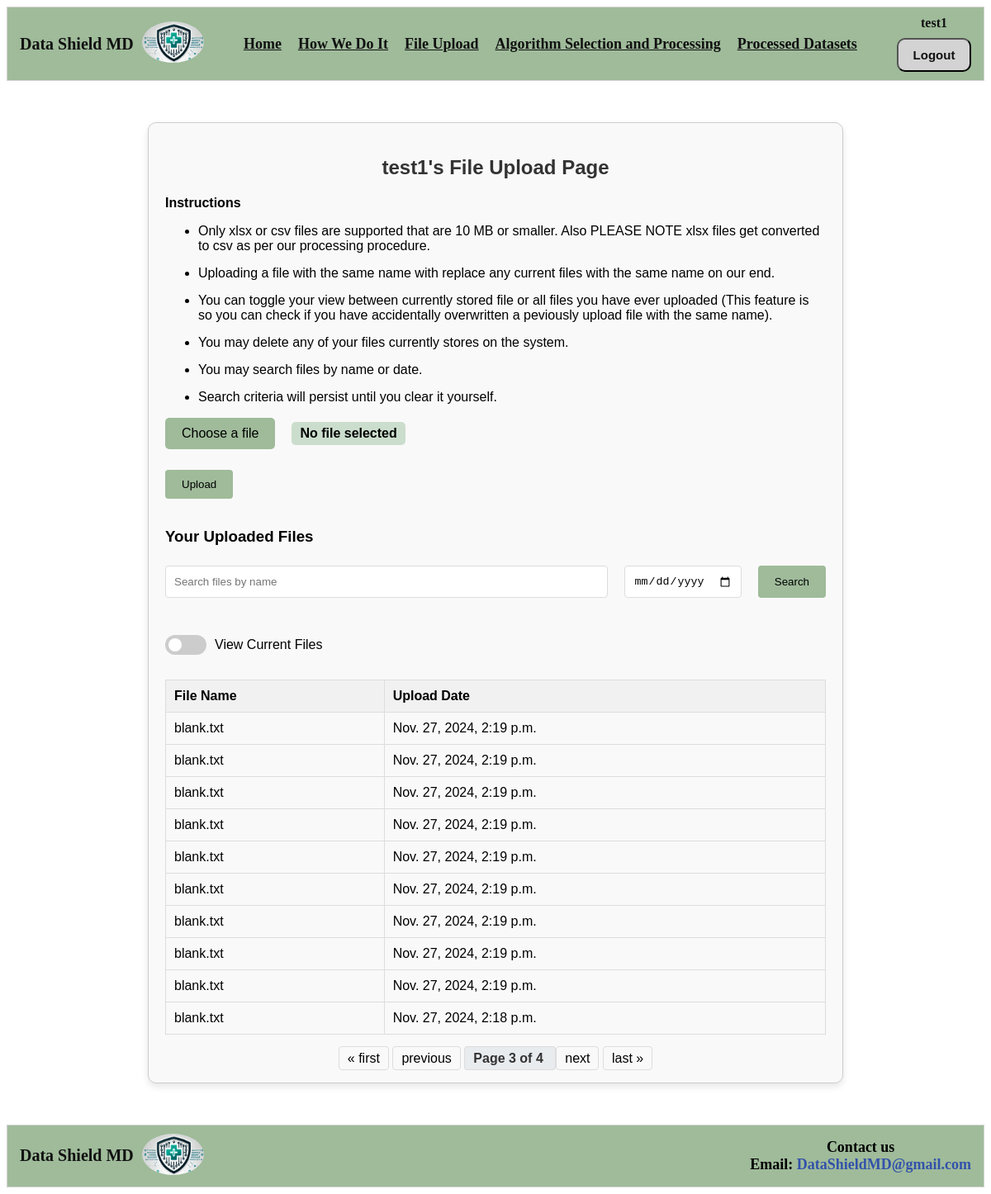
The page /upload/?page=3 (signed in) on the database its author committed.
### DataShieldMDApp/models.py (models this page shows, shortened)
class Dataset(models.Model):
    user = models.ForeignKey(User, on_delete=models.CASCADE)  # Links to the auth_user table
    filename = models.CharField(max_length=255)  # Original file name
    upload_date = models.DateTimeField(auto_now_add=True)  # Timestamp of upload
    file_path = models.CharField(max_length=255)  # Path to the uploaded file

### DataShieldMDApp/views.py (the view, shortened to what this page needs)
# urls.py: path('upload/', views.upload_file, name='upload_file'),
@login_required
def upload_file(request):
    form = FileUploadForm()
    if request.method == 'POST':
        if 'file' in request.FILES:
            form = FileUploadForm(request.POST, request.FILES)
            if form.is_valid():
                file = form.cleaned_data['file']
                user_dir = os.path.join(settings.MEDIA_ROOT, request.user.username, 'uploads')
                os.makedirs(user_dir, exist_ok=True)
                saved_filename = handle_uploaded_file(file, user_dir)
                Dataset.objects.create(
                    user=request.user,
                    filename=saved_filename,
                    file_path=os.path.join(user_dir, saved_filename)
                )
                messages.success(request, f"{file} was successfully uploaded!")
                return redirect('upload_file')  # Refresh the page
            else:
                messages.error(request, "Something went wrong uploading your file. Please try again.")
        elif 'delete_file' in request.POST:
            file_to_delete = request.POST.get('delete_file')
            user_dir = os.path.join(settings.MEDIA_ROOT, request.user.username, 'uploads')
            file_path = os.path.join(user_dir, file_to_delete)
            if os.path.exists(file_path):
                os.remove(file_path)
                messages.success(request, f"Your file was successfully deleted!")
            return redirect('upload_file')
            messages.error(request, "No file was selected for upload. Please try again.")
    else:
        form = FileUploadForm()
    search_query = request.GET.get('search', '')
    search_date = request.GET.get('search_date', '')
    view_mode = request.GET.get('view_mode', '')
    uploaded_files = Dataset.objects.filter(user=request.user).order_by('-upload_date')
    if search_query:
        uploaded_files = uploaded_files.filter(filename__icontains=search_query)
    if search_date:
        try:
            search_date_obj = datetime.strptime(search_date, '%Y-%m-%d')
            uploaded_files = uploaded_files.filter(upload_date__date=search_date_obj.date())
        except ValueError:
            pass
    paginator = Paginator(uploaded_files, 10)
    page_number = request.GET.get('page')
    page_obj = paginator.get_page(page_number)
    return render(request, 'file_upload.html', {
        'form': form,
        'page_obj': page_obj,
        'search_query': search_query,
        'search_date': search_date,
        'view_mode': view_mode,
    })

### DataShieldMDApp/forms.py (shortened to what this page needs)
class FileUploadForm(forms.Form):
    file = forms.FileField(required=True,label="Select a file")
    MAX_FILE_SIZE = 10 * 1024 * 1024
    """
    Simple custom validation for uploaded file type and size constraints.
    """

### DataShieldMDApp/templates/file_upload.html (shortened to what this page needs)
{% extends 'partials/base.html' %}
{% block content %}
<div class="file-upload-container">
    <h2>{{ user.username }}'s File Upload Page</h2>
    <p><b>Instructions</b></p>
    <ul>
        <li>Only xlsx or csv files are supported that are 10 MB or smaller. Also PLEASE NOTE xlsx files get converted to csv as per our processing procedure.</li>
        <li>Uploading a file with the same name with replace any current files with the same name on our end.</li>
        <li>You can toggle your view between currently stored file or all files you have ever uploaded (This feature is so you can check if you have accidentally overwritten a peviously upload file with the same name).</li>
        <li>You may delete any of your files currently stores on the system.</li>
        <li>You may search files by name or date.</li>
        <li>Search criteria will persist until you clear it yourself.</li>
    </ul>
    <form method="post" enctype="multipart/form-data">
        <div class="file-upload">
            <label for="file-input" class="file-label">Choose a file</label>
            <span id="file-name">No file selected</span>
        </div>
        <button type="submit" class="btn">Upload</button>
    </form>
    <h3>Your Uploaded Files</h3>
    <form method="get" class="search-form">
        <div class="search-row">
            <input type="text" name="search" placeholder="Search files by name" value="{{ request.GET.search }}">
            <input type="date" name="search_date" placeholder="Search by date" value="{{ request.GET.search_date }}">
            <button type="submit" class="btn">Search</button>
        </div>
        <div class="toggle-switch">
            <label class="switch">
                <span class="slider"></span>
            </label>
            <span>View Current Files</span>
        </div>
    </form>
    <table>
        <thead>
            <tr>
                <th>File Name</th>
                <th>Upload Date</th>
            </tr>
        </thead>
        <tbody>
            {% for file in page_obj.object_list %}
            <tr>
                <td>{{ file.filename }}</td>
                <td>{{ file.upload_date }}</td>
            </tr>
            {% empty %}
            <tr>
                <td colspan="{% if view_mode == 'current' %}3{% else %}2{% endif %}" class="empty">No files found</td>
            </tr>
            {% endfor %}
        </tbody>
    </table>
    <div class="pagination">
        <span class="step-links">
            {% if page_obj.has_previous %}
                <a href="?page=1{% if search_query %}&search={{ search_query }}{% endif %}">&laquo; first</a>
                <a href="?page={{ page_obj.previous_page_number }}{% if search_query %}&search={{ search_query }}{% endif %}">previous</a>
            {% endif %}
            <span class="current">
                Page {{ page_obj.number }} of {{ page_obj.paginator.num_pages }}
            </span>
            {% if page_obj.has_next %}
                <a href="?page={{ page_obj.next_page_number }}{% if search_query %}&search={{ search_query }}{% endif %}">next</a>
                <a href="?page={{ page_obj.paginator.num_pages }}{% if search_query %}&search={{ search_query }}{% endif %}">last &raquo;</a>
            {% endif %}
        </span>
    </div>
</div>
{% endblock %}

### DataShieldMDApp/templates/partials/header.html
{% load static %}
<nav class="navbar-header">
    <div class="logo-section">
        <span>Data Shield MD</span>
        <div class="logo">
            <a href="{% url 'home' %}">
                <img src="{% static 'img/DataShieldMDlogo.jpg' %}" alt="Data Shield MD Logo">
            </a>
        </div>
    </div>
    <div class="center-section">
        {% if user.is_authenticated %}
            <ul>
                <li><a href="{% url 'home' %}">Home</a></li>
                <li><a href="{% url 'how_we_do_it' %}">How We Do It</a></li>
                <li><a href="{% url 'upload_file' %}">File Upload</a></li>
                <li><a href="{% url 'algorithm_selection' %}">Algorithm Selection and Processing</a></li>
                <li><a href="{% url 'processed_datasets' %}">Processed Datasets</a></li>
            </ul>
        {% else %}
            <ul>
                <li><a href="{% url 'home' %}">Home</a></li>
                <li><a href="{% url 'how_we_do_it' %}">How We Do It</a></li>
            </ul>
        {% endif %}
    </div>
    <div class="auth-section">
        {% if user.is_authenticated %}
            <div class="user-info">
                <span class="username">{{ user.username }}</span>
                <button class="auth-btn"><a href="{% url 'logout' %}">Logout</a></button>
            </div>
        {% else %}
            <button class="auth-btn"><a href="{% url 'login' %}">Login</a></button>
            <button class="auth-btn"><a href="{% url 'register' %}">Register</a></button>
        {% endif %}
    </div>
</nav>

### DataShieldMDApp/static/css/style.css (style rules this page uses)
.navbar-header { background-color: #9fbb9a; font-family: calibri; display: flex; justify-content: space-between; align-items: center; padding: 10px 15px; border: 1px solid lightgray; }
.logo-section { display: flex; align-items: center; }
.logo-section .logo img { width: 75px; height: 50px; border-radius: 65%; margin-left: 10px; }
.logo-section span { font-size: 20px; font-weight: 600; color: #111111; }
.user-info { display: flex; flex-direction: column; align-items: center; gap: 5px; }
.username { font-size: 16px; font-weight: bold; color: #111111; margin-bottom: 4px; }
.center-section ul { display: flex; gap: 20px; list-style: none; padding: 0; margin: 0; }
.center-section li a { color: #111111; font-size: 18px; font-weight: bold; text-decoration: none; transition: color 0.3s ease; text-decoration: underline; }
.auth-section { display: flex; align-items: center; gap: 10px; }
.auth-btn { font-size: 0.9rem; cursor: pointer; background-color: lightgray; border-radius: 10px; padding: 10px; width: 90px; transition: background-color 0.3s ease; }
.auth-btn a { color: #111111; font-weight: bold; font-size: 15px; text-decoration: none; }
.file-upload-container { max-width: 800px; margin: 50px auto; padding: 20px; background: #f9f9f9; border: 1px solid #ccc; border-radius: 10px; box-shadow: 0 4px 8px rgba(0, 0, 0, 0.1); font-family: Arial, sans-serif; }
.file-upload-container h2 { text-align: center; color: #333; margin-bottom: 20px; }
.file-upload-container form { margin-bottom: 30px; }
.file-upload-container form input, .file-upload-container form button { padding: 10px; margin: 5px 0; border: 1px solid #ddd; border-radius: 4px; }
.file-upload-container form input[type="text"] { width: calc(100% - 22px); }
.file-upload-container .btn { background-color: #9fbb9a; color: #000000; cursor: pointer; border: none; border-radius: 4px; padding: 10px 20px; transition: background-color 0.3s ease; }
.file-upload-container .search-form { display: flex; justify-content: space-between; gap: 10px; }
.file-upload-container .search-form input { flex-grow: 1; margin-right: 10px; }
.file-upload-container table { width: 100%; border-collapse: collapse; margin-top: 20px; }
.file-upload-container table th, .file-upload-container table td { border: 1px solid #ddd; padding: 10px; text-align: left; }
.file-upload-container table th { background-color: #f1f1f1; }
.file-upload-container table tr:nth-child(even) { background-color: #f9f9f9; }
.file-upload { display: flex; align-items: center; gap: 10px; margin-bottom: 20px; }
.file-label { padding: 10px 20px; background-color: #9fbb9a; color: #000000; border: none; border-radius: 5px; cursor: pointer; transition: background-color 0.3s ease; }
#file-name { font-weight: bold; font-size: 16px; color: #000000; background-color: #cbddcc; padding: 5px 10px; border-radius: 5px; margin-left: 10px; display: inline-block; }
.pagination { margin-top: 20px; display: flex; justify-content: center; gap: 10px; }
.pagination .step-links a { color: #000000; text-decoration: none; padding: 5px 10px; border: 1px solid #ddd; border-radius: 4px; transition: background-color 0.3s ease; }
.pagination .step-links .current { font-weight: bold; padding: 5px 10px; border: 1px solid #ddd; border-radius: 4px; background-color: #e9ecef; color: #333; }
.search-form { display: flex; flex-direction: column; gap: 10px; margin-bottom: 20px; }
.search-row { display: flex; flex-direction: row; gap: 10px; margin-bottom: 20px; / }
.toggle-switch { display: flex; align-items: center; gap: 10px; justify-content: flex-start; margin-top: 10px; }
.switch { position: relative; display: inline-block; width: 50px; height: 24px; }
.slider { position: absolute; cursor: pointer; top: 0; left: 0; right: 0; bottom: 0; background-color: #ccc; transition: 0.4s; border-radius: 34px; }
.slider:before { position: absolute; content: ""; height: 16px; width: 16px; left: 4px; bottom: 4px; background-color: white; transition: 0.4s; border-radius: 50%; }
.file-upload-container li { margin-bottom: 15px; }

### rows shown on the page
Dataset: filename "blank.txt", upload_date "Nov. 27, 2024, 2:19 p.m."
Dataset: filename "blank.txt", upload_date "Nov. 27, 2024, 2:19 p.m."
Dataset: filename "blank.txt", upload_date "Nov. 27, 2024, 2:19 p.m."
Dataset: filename "blank.txt", upload_date "Nov. 27, 2024, 2:19 p.m."
Dataset: filename "blank.txt", upload_date "Nov. 27, 2024, 2:19 p.m."
Dataset: filename "blank.txt", upload_date "Nov. 27, 2024, 2:19 p.m."
Dataset: filename "blank.txt", upload_date "Nov. 27, 2024, 2:19 p.m."
Dataset: filename "blank.txt", upload_date "Nov. 27, 2024, 2:19 p.m."
Dataset: filename "blank.txt", upload_date "Nov. 27, 2024, 2:19 p.m."
Dataset: filename "blank.txt", upload_date "Nov. 27, 2024, 2:18 p.m."

### other values the page prints
{{ user.username }} "test1"
{{ page_obj.number }} "3"
{{ page_obj.paginator.num_pages }} "4"
